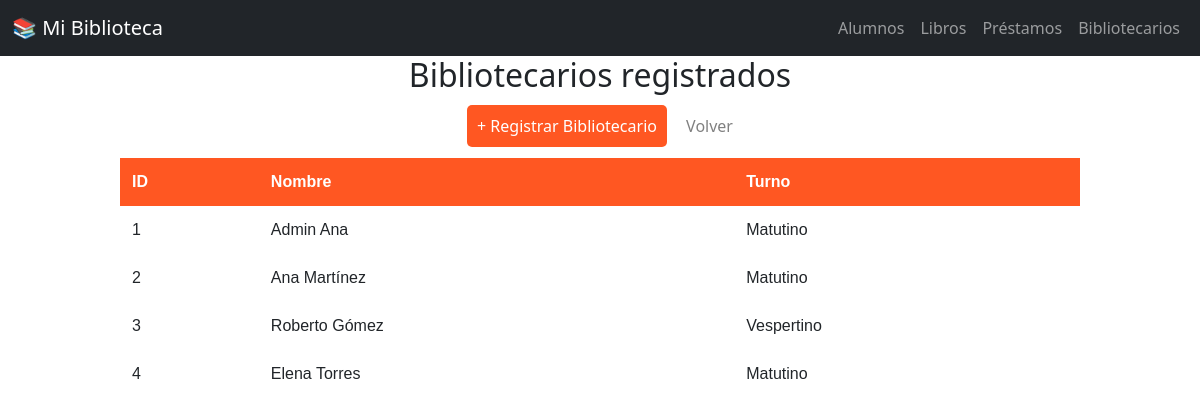
Screenshot of /biblio_escolar/index_bibliotecarios.php with the database file from the repository.
### tables this page shows
CREATE TABLE `bibliotecario` (
  `id_bibliotecario` int NOT NULL AUTO_INCREMENT,
  `nombre` varchar(100) NOT NULL,
  `turno` varchar(20) DEFAULT NULL,
  `password` varchar(50) NOT NULL,
  PRIMARY KEY (`id_bibliotecario`)
);

### biblio_escolar/index_bibliotecarios.php (the view, shortened to what this page needs)
<?php
include 'db.php';
$query = "SELECT id_bibliotecario, nombre, turno FROM bibliotecario";
$resultado = mysqli_query($conexion, $query);
?>
<!DOCTYPE html>
<html lang="es">
<head>
</head>
<body>
    <?php include 'menu.php'; ?>
    <h2 style="text-align:center;">Bibliotecarios registrados</h2>
    <div style="text-align:center; margin: 20px auto; margin-bottom:20px;">
        <a href="formulario_bibliotecario.php" class="btn-add">+ Registrar Bibliotecario</a>
        <a href="index.php" style="text-decoration:none; color: gray; margin-left:15px;">Volver</a>
    </div>
    <table>
        <tr>
            <th>ID</th>
            <th>Nombre</th>
            <th>Turno</th>
        </tr>
        <?php while($row = mysqli_fetch_assoc($resultado)) { ?>
        <tr>
            <td><?php echo $row['id_bibliotecario']; ?></td>
            <td><?php echo $row['nombre']; ?></td>
            <td><?php echo $row['turno']; ?></td>
        </tr>
        <?php } ?>
    </table>
</body>
</html>

### biblio_escolar/index_bibliotecarios.php (style rules this page uses)
table { width: 80%; margin: 20px auto; border-collapse: collapse; font-family: Arial; }
th, td { border: 1px solid #ddd; padding: 12px; text-align: left; }
th { background-color: #FF5722; color: white; }
.btn-add { background: #FF5722; color: white; padding: 10px; text-decoration: none; border-radius: 5px; }

### rows the page displays
bibliotecario: id_bibliotecario "1", nombre "Admin Ana", turno "Matutino"
bibliotecario: id_bibliotecario "2", nombre "Ana Martínez", turno "Matutino"
bibliotecario: id_bibliotecario "3", nombre "Roberto Gómez", turno "Vespertino"
bibliotecario: id_bibliotecario "4", nombre "Elena Torres", turno "Matutino"
